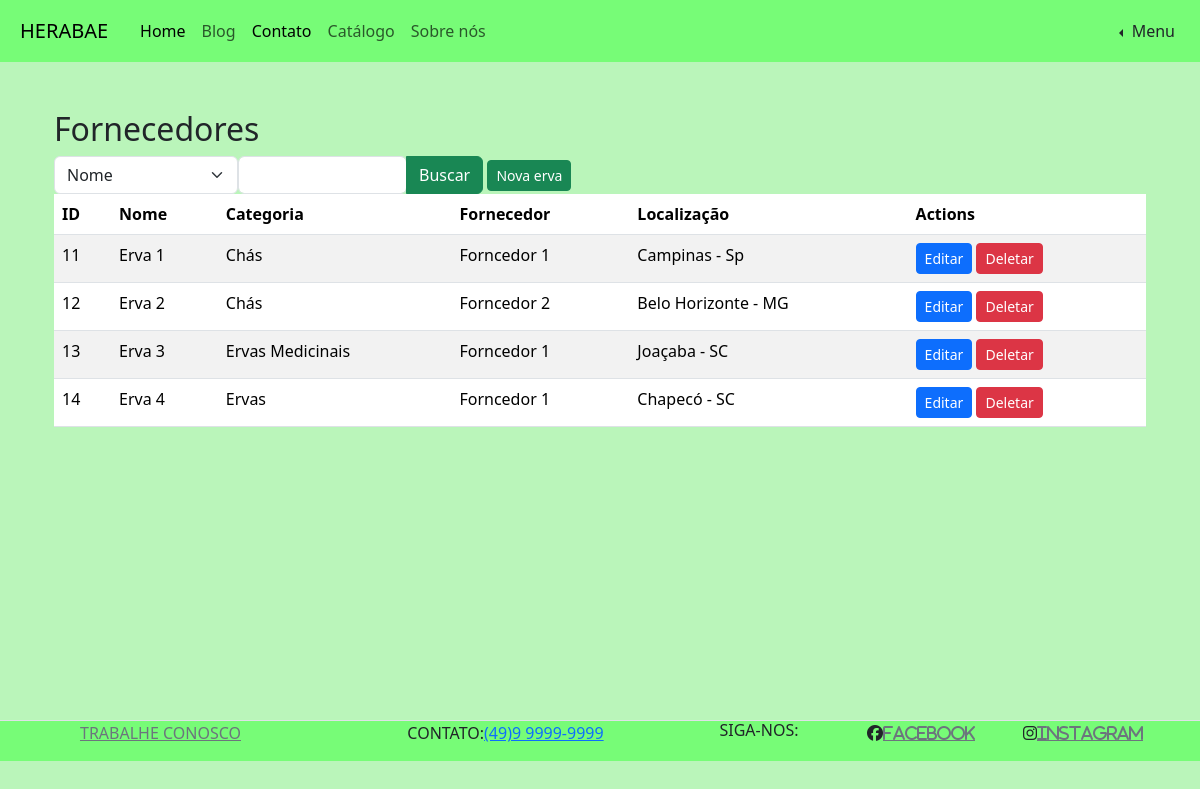
The app's page /php/admin/herbs/herbList.php (signed in) with its own data.
### tables this page shows
CREATE TABLE IF NOT EXISTS `herbs` (
  `id` int NOT NULL AUTO_INCREMENT,
  `name` varchar(50) NOT NULL DEFAULT '0',
  `location` varchar(50) DEFAULT '0',
  `description` text NOT NULL,
  `supplier_id` int DEFAULT NULL,
  `category` varchar(20) NOT NULL DEFAULT '0',
  PRIMARY KEY (`id`),
  KEY `supplier` (`supplier_id`) USING BTREE,
  CONSTRAINT `FK_herbs_supplier` FOREIGN KEY (`supplier_id`) REFERENCES `supplier` (`id`) ON DELETE CASCADE
);

CREATE TABLE IF NOT EXISTS `supplier` (
  `id` int NOT NULL AUTO_INCREMENT,
  `name` varchar(50) NOT NULL DEFAULT '',
  `email` varchar(50) DEFAULT '',
  `farm` varchar(50) NOT NULL DEFAULT '',
  `phone` varchar(50) DEFAULT NULL,
  `cnpj` varchar(50) NOT NULL,
  PRIMARY KEY (`id`)
);

### php/admin/db.class.php (called while the page is built, shortened)
<?php
class db
{
    private $host = "localhost";
    private $user = "root";
    private $password = "";
    private $port = "3306";
    private $table_name;
    private $dbname = "db_site_venda_ervas";
    public function __construct($table_name)
    {
        $this->table_name = $table_name;
    }
    function conn()
    {
        try {
            $conn = new PDO(
                "mysql:host=$this->host;dbname=$this->dbname;port=$this->port",
                $this->user,
                $this->password,
                [
                    PDO::ATTR_ERRMODE,
                    PDO::ERRMODE_EXCEPTION,
                    PDO::MYSQL_ATTR_INIT_COMMAND => " SET NAMES utf8"
                ]
            );
            return $conn;
        } catch (PDOException $e) {
            echo "Erro: " . $e->getMessage();
        }
    }
    public function all($table_name = null)
    {
        $table_name = !empty($table_name) ? $table_name : $this->table_name;
        $conn = $this->conn();
        $sql = "SELECT * FROM $table_name";
        $stmt = $conn->prepare($sql);
        $stmt->execute();
        return $stmt->fetchALL(PDO::FETCH_CLASS);
    }
}

### php/admin/herbs/herbList.php (the view, shortened to what this page needs)
<?php
include "../../base/header.php";
include "../db.class.php";
$db = new db('herbs');
$db->checkLogin();
$db->checkAdminLogin();
$suppliers = $db->all('supplier');
if (!empty(($_POST))) {
    $herbs = $db->filter($_POST);
} else {
    $herbs = $db->all();
}
?>
<div class="container mt-5">
    <h2>Fornecedores</h2>
    <form action="./herbList.php" method="post">
        <div class="btn-group">
            <select class="form-select" name="field" id="">
                <option value="name">Nome</option>
            </select>
            <input class="form-control" type="text" name="val">
            <button class="btn btn-success" type="submit">Buscar</button>
        </div>
        <a href="herbForm.php" class="btn btn-success btn-sm">Nova erva</a>
    </form>
    <table class="table table-striped">
        <thead>
            <tr>
                <th>ID</th>
                <th>Nome</th>
                <th>Categoria</th>
                <th>Fornecedor</th>
                <th>Localização</th>
                <th>Actions</th>
            </tr>
        </thead>
        <tbody>
            <?php foreach ($herbs as $herb): ?>
                <tr>
                    <td><?php echo $herb->id; ?></td>
                    <td><?php echo $herb->name ?></td>
                    <td><?php echo $herb->category ?></td>
                    <td>
                        <?php
                        foreach ($suppliers as $supplier) {
                            if ($supplier->id == $herb->supplier_id) {
                                echo $supplier->name;
                                break;
                            }
                        }
                        ?>
                    </td>
                    <td><?php echo $herb->location ?></td>
                    <td>
                        <a href="herbForm.php?id=<?php echo $herb->id; ?>" class="btn btn-primary btn-sm">Editar</a>
                        <a href="herbList.php?id=<?php echo $herb->id; ?>"
                            onclick='return confirm(` Deseja realmete excluir?`)' class="btn btn-danger btn-sm">Deletar</a>
                    </td>
                </tr>
            <?php endforeach; ?>
        </tbody>
    </table>
</div>
<?php include "../../base/footer.php"; ?>

### records on screen
herbs: id "11", name "Erva 1", category "Chás", location "Campinas - Sp"
supplier: name "Forncedor 1"
herbs: id "12", name "Erva 2", category "Chás", location "Belo Horizonte - MG"
supplier: name "Forncedor 2"
herbs: id "13", name "Erva 3", category "Ervas Medicinais", location "Joaçaba - SC"
herbs: id "14", name "Erva 4", category "Ervas", location "Chapecó - SC"
